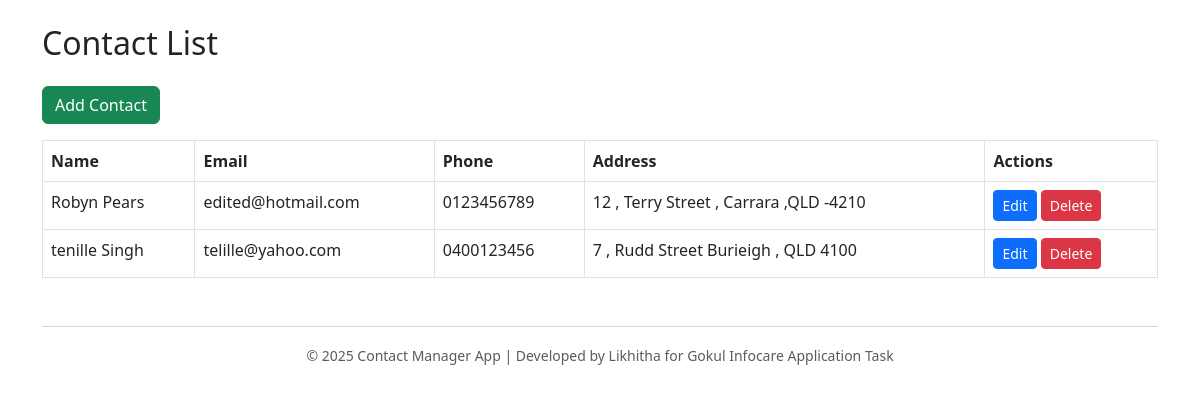
The page / on the database its author committed.
### app.py (models this page shows)
class Contact(db.Model):
    id = db.Column(db.Integer, primary_key=True)
    first_name = db.Column(db.String(100))
    last_name = db.Column(db.String(100))
    email = db.Column(db.String(120), unique=True)
    phone = db.Column(db.String(15))
    address = db.Column(db.String(200))

### app.py (the view)
@app.route('/')
def index():
    contacts = Contact.query.all()
    return render_template('index.html', contacts=contacts)

### templates/index.html (shortened to what this page needs)
<!DOCTYPE html>
<html>
<head>
  <link href="https://cdn.jsdelivr.net/npm/bootstrap@5.3.0/dist/css/bootstrap.min.css" rel="stylesheet">
</head>
<body class="container mt-4">
  <h2 class="mb-4">Contact List</h2>
  <a href="/add" class="btn btn-success mb-3">Add Contact</a>
  <table class="table table-bordered">
    <thead>
      <tr>
        <th>Name</th><th>Email</th><th>Phone</th><th>Address</th><th>Actions</th>
      </tr>
    </thead>
    <tbody>
      {% for c in contacts %}
        <tr>
          <td>{{ c.first_name }} {{ c.last_name }}</td>
          <td>{{ c.email }}</td>
          <td>{{ c.phone }}</td>
          <td>{{ c.address }}</td>
          <td>
            <a href="/update/{{ c.id }}" class="btn btn-sm btn-primary">Edit</a>
            <a href="/delete/{{ c.id }}" class="btn btn-sm btn-danger">Delete</a>
          </td>
        </tr>
      {% endfor %}
    </tbody>
  </table>
<footer class="text-center mt-5 mb-3 text-muted">
  <hr>
  <small>
    © 2025 Contact Manager App | Developed by Likhitha for Gokul Infocare Application Task
  </small>
</footer>
</body>
</html>

### rows shown on the page
Contact: first_name "Robyn", last_name "Pears", email "edited@hotmail.com", phone "0123456789", address "12 , Terry Street , Carrara ,QLD -4210"
Contact: first_name "tenille", last_name "Singh", email "telille@yahoo.com", phone "0400123456", address "7 , Rudd Street Burieigh , QLD 4100"
